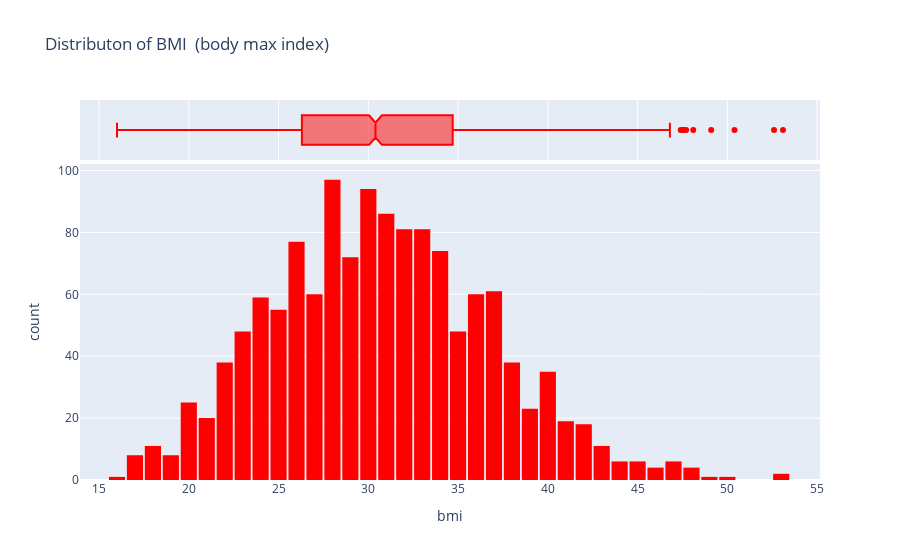

Here is the notebook cell this chart was saved with:
### Code cell
fig = px.histogram(df ,
                   x  = 'bmi',
                   marginal= 'box', 
                   color_discrete_sequence = ['red'],
                   title = "Distributon of BMI  (body max index)")
fig.update_layout(bargap= 0.1)
fig.show()

### Figure 1 — Plotly figure (JSON) as saved in the notebook; plotly's stock layout.template omitted (floating-point values rounded to 4 significant figures; data arrays with more than 128 entries replaced by an {"elided": "..."} marker saying what was removed)
{"data": [{"alignmentgroup": "True", "bingroup": "x", "hovertemplate": "bmi=%{x}<br>count=%{y}<extra></extra>", "legendgroup": "", "marker": {"color": "red", "pattern": {"shape": ""}}, "name": "", "offsetgroup": "", "orientation": "v", "showlegend": false, "type": "histogram", "x": {"elided": "1338 float values"}, "xaxis": "x", "yaxis": "y"}, {"alignmentgroup": "True", "hovertemplate": "bmi=%{x}<extra></extra>", "legendgroup": "", "marker": {"color": "red"}, "name": "", "notched": true, "offsetgroup": "", "showlegend": false, "type": "box", "x": {"elided": "1338 float values"}, "xaxis": "x2", "yaxis": "y2"}], "layout": {"bargap": 0.1, "barmode": "relative", "legend": {"tracegroupgap": 0}, "title": {"text": "Distributon of BMI  (body max index)"}, "xaxis": {"anchor": "y", "domain": [0, 1], "title": {"text": "bmi"}}, "xaxis2": {"anchor": "y2", "domain": [0, 1], "matches": "x", "showgrid": true, "showticklabels": false}, "yaxis": {"anchor": "x", "domain": [0, 0.8316], "title": {"text": "count"}}, "yaxis2": {"anchor": "x2", "domain": [0.8416, 1], "matches": "y2", "showgrid": false, "showline": false, "showticklabels": false, "ticks": ""}}}
